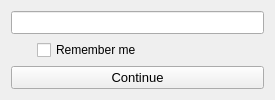
<?xml version="1.0" encoding="UTF-8"?>
<ui version="4.0">
 <class>UserName_window</class>
 <widget class="QWidget" name="UserName_window">
  <property name="windowModality">
   <enum>Qt::WindowModal</enum>
  </property>
  <property name="geometry">
   <rect>
    <x>0</x>
    <y>0</y>
    <width>275</width>
    <height>100</height>
   </rect>
  </property>
  <property name="maximumSize">
   <size>
    <width>275</width>
    <height>100</height>
   </size>
  </property>
  <property name="windowTitle">
   <string>Portal</string>
  </property>
  <property name="windowIcon">
   <iconset>
    <normaloff>../icons/setting.png</normaloff>../icons/setting.png</iconset>
  </property>
  <layout class="QVBoxLayout" name="verticalLayout">
   <item>
    <layout class="QGridLayout" name="gridLayout">
     <item row="1" column="1">
      <widget class="QCheckBox" name="checkbox_save_me">
       <property name="font">
        <font>
         <family>Arial</family>
         <pointsize>9</pointsize>
        </font>
       </property>
       <property name="text">
        <string>Remember me</string>
       </property>
      </widget>
     </item>
     <item row="1" column="0">
      <spacer name="horizontalSpacer">
       <property name="orientation">
        <enum>Qt::Horizontal</enum>
       </property>
       <property name="sizeType">
        <enum>QSizePolicy::Fixed</enum>
       </property>
       <property name="sizeHint" stdset="0">
        <size>
         <width>20</width>
         <height>20</height>
        </size>
       </property>
      </spacer>
     </item>
     <item row="0" column="0" colspan="4">
      <widget class="QLineEdit" name="input_username">
       <property name="font">
        <font>
         <family>Arial</family>
         <pointsize>10</pointsize>
        </font>
       </property>
       <property name="maxLength">
        <number>1000</number>
       </property>
       <property name="clearButtonEnabled">
        <bool>true</bool>
       </property>
      </widget>
     </item>
     <item row="2" column="0" colspan="4">
      <widget class="QPushButton" name="btn_enter">
       <property name="font">
        <font>
         <family>Arial</family>
         <pointsize>10</pointsize>
        </font>
       </property>
       <property name="styleSheet">
        <string notr="true">color:'#0005ff'</string>
       </property>
       <property name="text">
        <string>Continue</string>
       </property>
       <property name="shortcut">
        <string>Enter</string>
       </property>
      </widget>
     </item>
    </layout>
   </item>
  </layout>
 </widget>
 <resources/>
 <connections/>
</ui>
